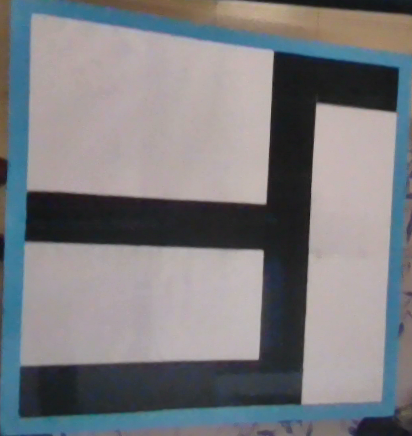
#> input picture cropped_blue_border_object.png, 412 x 436 px
$ python wrap_image.py
#> lines starting #> are read from the running program, lines starting #| are printed output that depends on the picture; after the words box and inside, x2 and y2 are one past the last pixel; in counts of white or black regions, pixels touching at a corner belong together
import cv2
import numpy as np
import os

# Function to find objects with outer blue borders in the image
def find_outer_blue_border_object(frame, min_area):
    # Convert image to HSV color space
    hsv = cv2.cvtColor(frame, cv2.COLOR_BGR2HSV)

    # Define range for detecting blue color (outer blue border)
    lower_blue = np.array([90, 50, 50])
    upper_blue = np.array([140, 255, 255])

    # Create a mask for blue color
    mask = cv2.inRange(hsv, lower_blue, upper_blue)

    # Optional: Denoise the mask to remove small noise
    mask = cv2.GaussianBlur(mask, (5, 5), 0)

    # Find contours in the masked image
    contours, _ = cv2.findContours(mask, cv2.RETR_EXTERNAL, cv2.CHAIN_APPROX_SIMPLE)

    largest_object = None
    max_area = 0

    for contour in contours:
        area = cv2.contourArea(contour)
        if area < min_area:
            continue

        # Approximate the contour to get the shape
        epsilon = 0.02 * cv2.arcLength(contour, True)
        approx = cv2.approxPolyDP(contour, epsilon, True)

        # Check if the current contour is the largest one
        if area > max_area:
            largest_object = approx
            max_area = area

    return largest_object

def main():
    # Path to the input image
    input_image_path = 'cropped_blue_border_object.png'  # Replace with your input image path
    frame = cv2.imread(input_image_path)
#> frame is the input picture: shape (436, 412, 3); mean B, G, R 127.8, 124.3, 123.9

    if frame is None:
        print(f"Failed to load image: {input_image_path}")
        return

    # Define the minimum area for detecting the object with an outer blue border
    frame_area = frame.shape[0] * frame.shape[1]
#> frame_area = 179632
    min_area = frame_area * 0.05  # Adjust this threshold based on the image size
#> min_area = 8981.6

    # Find the object with an outer blue border
    blue_border_object = find_outer_blue_border_object(frame, min_area)
#> in find_outer_blue_border_object, `hsv = cv2.cvtColor(frame, cv2.COLOR_BGR2HSV)`: hsv: shape (436, 412, 3); mean H, S, V 78.3, 42.7, 136
#> in find_outer_blue_border_object, `mask = cv2.inRange(hsv, lower_blue, upper_blue)`:
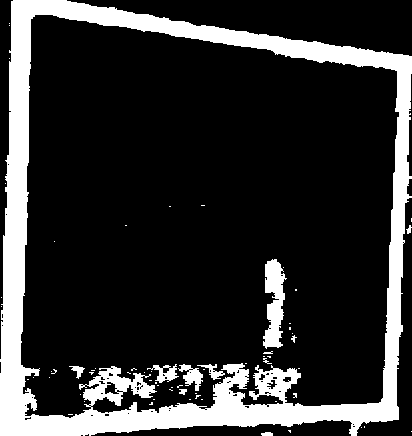
#> mask: shape (436, 412); 18.9% white; 66 white regions (55 under 20 px)
#> in find_outer_blue_border_object, `mask = cv2.GaussianBlur(mask, (5, 5), 0)`:
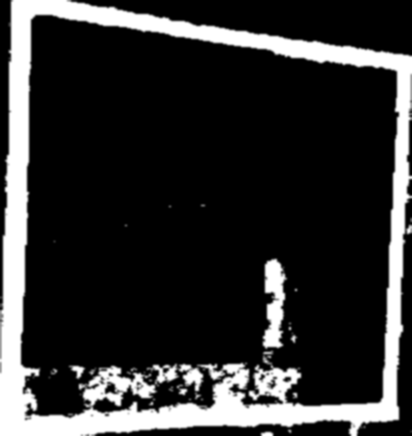
#> mask: shape (436, 412); min 0, max 255, mean 48.4
#> in find_outer_blue_border_object, `contours, _ = cv2.findContours(mask, cv2.RETR_EXTERNAL, cv2.CHAIN_APPR..`: contours = 3 contours, 1 with area under 20; largest, box (x1, y1, x2, y2) and area: (0, 0, 412, 436) 163516, (259, 430, 275, 436) 70
#> the loop in find_outer_blue_border_object, `for contour in contours:` made 3 passes
#> (area, epsilon, largest_object, max_area) on pass 3: (163516.5, 34.86, [[9, 0], [0, 435], [400, 421], [411, 54]], 163516.5)
#> area on pass 1: 70
#> after the loop in find_outer_blue_border_object, `for contour in contours:`: max_area = 163516.5
#> blue_border_object = [[9, 0], [0, 435], [400, 421], [411, 54]]

    if blue_border_object is not None:
        # Check if the contour has more or fewer than 4 points, approximate it to 4
        if len(blue_border_object) != 4:
            epsilon = 0.05 * cv2.arcLength(blue_border_object, True)
            blue_border_object = cv2.approxPolyDP(blue_border_object, epsilon, True)

        # Ensure we have exactly 4 points for the perspective transform
        if len(blue_border_object) == 4:
            # Get the bounding rectangle around the detected object
            x, y, w, h = cv2.boundingRect(blue_border_object)
#> x = 0; y = 0; w = 412; h = 436

            # Define points for the perspective transformation (source points are outer blue border)
            src_points = np.float32(blue_border_object.reshape(-1, 2))  # Points from the detected object
#> src_points = [[9, 0], [0, 435], [400, 421], [411, 54]]
            dst_points = np.float32([[0, 0], [w-1, 0], [w-1, h-1], [0, h-1]])  # Corners of the new square
#> dst_points = [[0, 0], [411, 0], [411, 435], [0, 435]]

            # Calculate the perspective transform matrix
            matrix = cv2.getPerspectiveTransform(src_points, dst_points)
#> matrix = [[-0.125, 0.93, 1.12], [0.907, 0.0188, -8.16], [-0.000384, -3.09e-05, 1]]

            # Perform the perspective warp
            warped_image = cv2.warpPerspective(frame, matrix, (w, h))
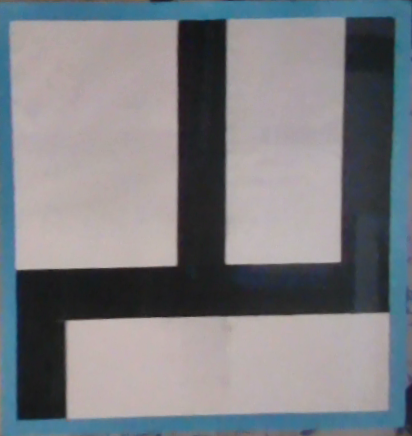
#> warped_image: shape (436, 412, 3); mean B, G, R 131.5, 126.6, 125

            # Save the new image
            output_image_path = os.path.join(os.getcwd(), 'wrapped_outer_blue_border.png')
            cv2.imwrite(output_image_path, warped_image)
            print(f"Wrapped outer blue border image saved at: {output_image_path}")
        else:
            print("Could not approximate to exactly 4 points.")
    else:
        print("No outer blue-border object detected in the image.")

if __name__ == "__main__":
    main()
